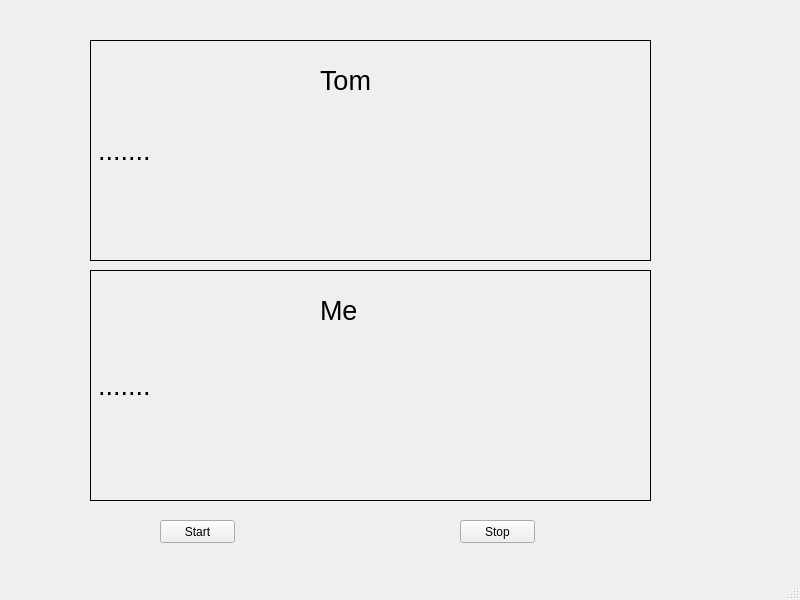
<?xml version="1.0" encoding="UTF-8"?>
<ui version="4.0">
 <class>MainWindow</class>
 <widget class="QMainWindow" name="MainWindow">
  <property name="geometry">
   <rect>
    <x>0</x>
    <y>0</y>
    <width>800</width>
    <height>600</height>
   </rect>
  </property>
  <property name="windowTitle">
   <string>MainWindow</string>
  </property>
  <widget class="QWidget" name="centralwidget">
   <widget class="QLabel" name="Tom_Chat">
    <property name="geometry">
     <rect>
      <x>90</x>
      <y>40</y>
      <width>561</width>
      <height>221</height>
     </rect>
    </property>
    <property name="font">
     <font>
      <pointsize>20</pointsize>
     </font>
    </property>
    <property name="frameShape">
     <enum>QFrame::Box</enum>
    </property>
    <property name="text">
     <string>.......</string>
    </property>
   </widget>
   <widget class="QLabel" name="Me_Chat">
    <property name="geometry">
     <rect>
      <x>90</x>
      <y>270</y>
      <width>561</width>
      <height>231</height>
     </rect>
    </property>
    <property name="font">
     <font>
      <pointsize>20</pointsize>
     </font>
    </property>
    <property name="frameShape">
     <enum>QFrame::Box</enum>
    </property>
    <property name="text">
     <string>.......</string>
    </property>
   </widget>
   <widget class="QPushButton" name="Start_Button">
    <property name="geometry">
     <rect>
      <x>160</x>
      <y>520</y>
      <width>75</width>
      <height>23</height>
     </rect>
    </property>
    <property name="text">
     <string>Start</string>
    </property>
   </widget>
   <widget class="QPushButton" name="Stop_Button">
    <property name="geometry">
     <rect>
      <x>460</x>
      <y>520</y>
      <width>75</width>
      <height>23</height>
     </rect>
    </property>
    <property name="text">
     <string>Stop</string>
    </property>
   </widget>
   <widget class="QLabel" name="label">
    <property name="geometry">
     <rect>
      <x>320</x>
      <y>60</y>
      <width>91</width>
      <height>41</height>
     </rect>
    </property>
    <property name="font">
     <font>
      <pointsize>20</pointsize>
     </font>
    </property>
    <property name="text">
     <string>Tom</string>
    </property>
   </widget>
   <widget class="QLabel" name="label_2">
    <property name="geometry">
     <rect>
      <x>320</x>
      <y>290</y>
      <width>81</width>
      <height>41</height>
     </rect>
    </property>
    <property name="font">
     <font>
      <pointsize>20</pointsize>
     </font>
    </property>
    <property name="text">
     <string>Me</string>
    </property>
   </widget>
  </widget>
  <widget class="QMenuBar" name="menubar">
   <property name="geometry">
    <rect>
     <x>0</x>
     <y>0</y>
     <width>800</width>
     <height>21</height>
    </rect>
   </property>
  </widget>
  <widget class="QStatusBar" name="statusbar"/>
 </widget>
 <resources/>
 <connections/>
</ui>
